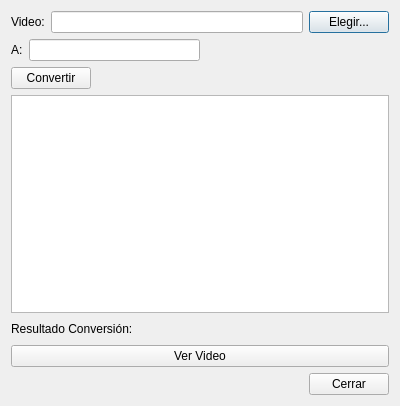
<?xml version="1.0" encoding="UTF-8"?>
<ui version="4.0">
 <class>Dialog</class>
 <widget class="QDialog" name="Dialog">
  <property name="geometry">
   <rect>
    <x>0</x>
    <y>0</y>
    <width>400</width>
    <height>406</height>
   </rect>
  </property>
  <property name="windowTitle">
   <string>Dialog</string>
  </property>
  <layout class="QGridLayout" name="gridLayout">
   <item row="0" column="0" colspan="2">
    <layout class="QHBoxLayout" name="horizontalLayout_4">
     <item>
      <layout class="QHBoxLayout" name="horizontalLayout">
       <item>
        <widget class="QLabel" name="label">
         <property name="text">
          <string>Video:</string>
         </property>
         <property name="buddy">
          <cstring>fromLineEdit</cstring>
         </property>
        </widget>
       </item>
       <item>
        <widget class="QLineEdit" name="fromLineEdit"/>
       </item>
      </layout>
     </item>
     <item>
      <widget class="QPushButton" name="fileOpenButton">
       <property name="text">
        <string>Elegir...</string>
       </property>
      </widget>
     </item>
    </layout>
   </item>
   <item row="1" column="0" colspan="2">
    <layout class="QHBoxLayout" name="horizontalLayout_5">
     <item>
      <layout class="QHBoxLayout" name="horizontalLayout_2">
       <item>
        <widget class="QLabel" name="label_2">
         <property name="text">
          <string>A:</string>
         </property>
         <property name="buddy">
          <cstring>toLineEdit</cstring>
         </property>
        </widget>
       </item>
       <item>
        <widget class="QLineEdit" name="toLineEdit"/>
       </item>
      </layout>
     </item>
     <item>
      <spacer name="horizontalSpacer">
       <property name="orientation">
        <enum>Qt::Horizontal</enum>
       </property>
       <property name="sizeHint" stdset="0">
        <size>
         <width>40</width>
         <height>20</height>
        </size>
       </property>
      </spacer>
     </item>
    </layout>
   </item>
   <item row="2" column="0">
    <layout class="QHBoxLayout" name="horizontalLayout_6">
     <item>
      <widget class="QPushButton" name="startButton">
       <property name="text">
        <string>Convertir</string>
       </property>
      </widget>
     </item>
     <item>
      <spacer name="horizontalSpacer_2">
       <property name="orientation">
        <enum>Qt::Horizontal</enum>
       </property>
       <property name="sizeHint" stdset="0">
        <size>
         <width>40</width>
         <height>20</height>
        </size>
       </property>
      </spacer>
     </item>
    </layout>
   </item>
   <item row="3" column="0" colspan="2">
    <widget class="QTextEdit" name="textEdit"/>
   </item>
   <item row="4" column="0" colspan="2">
    <layout class="QHBoxLayout" name="horizontalLayout_7">
     <item>
      <widget class="QLabel" name="transcodingStatusLabel">
       <property name="text">
        <string>Resultado Conversión:</string>
       </property>
      </widget>
     </item>
     <item>
      <spacer name="horizontalSpacer_3">
       <property name="orientation">
        <enum>Qt::Horizontal</enum>
       </property>
       <property name="sizeHint" stdset="0">
        <size>
         <width>40</width>
         <height>20</height>
        </size>
       </property>
      </spacer>
     </item>
    </layout>
   </item>
   <item row="5" column="0" colspan="2">
    <layout class="QHBoxLayout" name="horizontalLayout_3">
     <item>
      <widget class="QPushButton" name="playOutputButton">
       <property name="text">
        <string>Ver Video</string>
       </property>
      </widget>
     </item>
    </layout>
   </item>
   <item row="6" column="0">
    <spacer name="horizontalSpacer_4">
     <property name="orientation">
      <enum>Qt::Horizontal</enum>
     </property>
     <property name="sizeHint" stdset="0">
      <size>
       <width>298</width>
       <height>20</height>
      </size>
     </property>
    </spacer>
   </item>
   <item row="6" column="1">
    <widget class="QPushButton" name="pushButton">
     <property name="text">
      <string>Cerrar</string>
     </property>
    </widget>
   </item>
  </layout>
 </widget>
 <layoutdefault spacing="6" margin="11"/>
 <resources/>
 <connections>
  <connection>
   <sender>pushButton</sender>
   <signal>clicked()</signal>
   <receiver>Dialog</receiver>
   <slot>close()</slot>
   <hints>
    <hint type="sourcelabel">
     <x>267</x>
     <y>125</y>
    </hint>
    <hint type="destinationlabel">
     <x>267</x>
     <y>174</y>
    </hint>
   </hints>
  </connection>
 </connections>
</ui>
